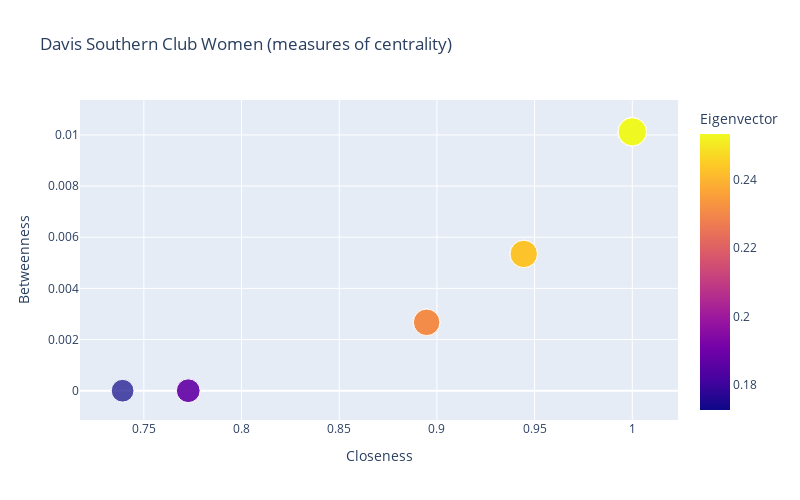

Source (notebook cell):
### Code cell
fig = px.scatter(df, x="Closeness", y="Betweenness", size="Degree", color="Eigenvector", 
                    hover_name="name", width=800, height=500, title="Davis Southern Club Women (measures of centrality)")
fig.show()

### Figure 1 — Plotly figure (JSON) as saved in the notebook; plotly's stock layout.template omitted (floating-point values rounded to 4 significant figures)
{"data": [{"hovertemplate": "<b>%{hovertext}</b><br><br>Closeness=%{x}<br>Betweenness=%{y}<br>Degree=%{marker.size}<br>Eigenvector=%{marker.color}<extra></extra>", "hovertext": ["Evelyn Jefferson", "Laura Mandeville", "Theresa Anderson", "Brenda Rogers", "Charlotte McDowd", "Frances Anderson", "Eleanor Nye", "Pearl Oglethorpe", "Ruth DeSand", "Verne Sanderson", "Myra Liddel", "Katherina Rogers", "Sylvia Avondale", "Nora Fayette", "Helen Lloyd", "Dorothy Murchison", "Olivia Carleton", "Flora Price"], "legendgroup": "", "marker": {"color": [0.2535, 0.231, 0.2535, 0.231, 0.1725, 0.231, 0.231, 0.2432, 0.2535, 0.2535, 0.2432, 0.2432, 0.2535, 0.2535, 0.2535, 0.2432, 0.1876, 0.1876], "coloraxis": "coloraxis", "size": [17, 15, 17, 15, 11, 15, 15, 16, 17, 17, 16, 16, 17, 17, 17, 16, 12, 12], "sizemode": "area", "sizeref": 0.0425, "symbol": "circle"}, "mode": "markers", "name": "", "orientation": "v", "showlegend": false, "type": "scatter", "x": [1, 0.8947, 1, 0.8947, 0.7391, 0.8947, 0.8947, 0.9444, 1, 1, 0.9444, 0.9444, 1, 1, 1, 0.9444, 0.7727, 0.7727], "xaxis": "x", "y": [0.01012, 0.002674, 0.01012, 0.002674, 0, 0.002674, 0.002674, 0.005348, 0.01012, 0.01012, 0.005348, 0.005348, 0.01012, 0.01012, 0.01012, 0.005348, 0, 0], "yaxis": "y"}], "layout": {"coloraxis": {"colorbar": {"title": {"text": "Eigenvector"}}, "colorscale": [[0, "#0d0887"], [0.1111, "#46039f"], [0.2222, "#7201a8"], [0.3333, "#9c179e"], [0.4444, "#bd3786"], [0.5556, "#d8576b"], [0.6667, "#ed7953"], [0.7778, "#fb9f3a"], [0.8889, "#fdca26"], [1, "#f0f921"]]}, "height": 500, "legend": {"itemsizing": "constant", "tracegroupgap": 0}, "title": {"text": "Davis Southern Club Women (measures of centrality)"}, "width": 800, "xaxis": {"anchor": "y", "autorange": true, "domain": [0, 1], "range": [0.7173, 1.023], "title": {"text": "Closeness"}, "type": "linear"}, "yaxis": {"anchor": "x", "autorange": true, "domain": [0, 1], "range": [-0.001145, 0.01137], "title": {"text": "Betweenness"}, "type": "linear"}}}
